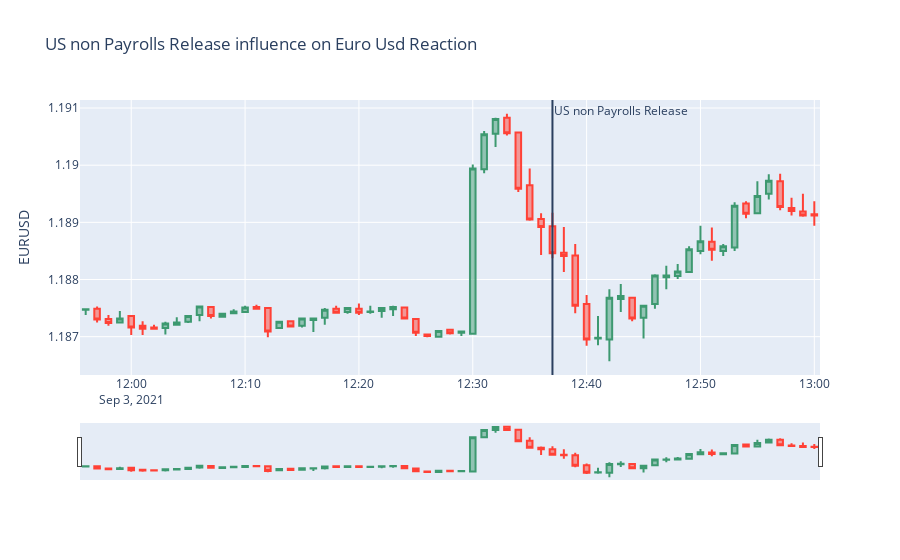

The notebook cell saved with this chart:
### Code cell
df1 = eur_usd_intraday[461:526]

fig = go.Figure(data=[go.Candlestick(x=df1['Date'],
                open=df1['Open'], high=df1['High'],
                low=df1['Low'], close=df1['Close'])
                      ])

fig.update_layout(
    title='US non Payrolls Release influence on Euro Usd Reaction',
    yaxis_title='EURUSD',
    shapes = [dict(
        x0='2021-09-03T12:37:00', x1='2021-09-03T12:37:00', y0=0, y1=1, xref='x', yref='paper',
        line_width=2)],
    annotations=[dict(
        x='2021-09-03T12:37:00', y=1.00, xref='x', yref='paper',
        showarrow=False, xanchor='left', text='US non Payrolls Release')]
)

fig.show(renderer='plotly_mimetype')
